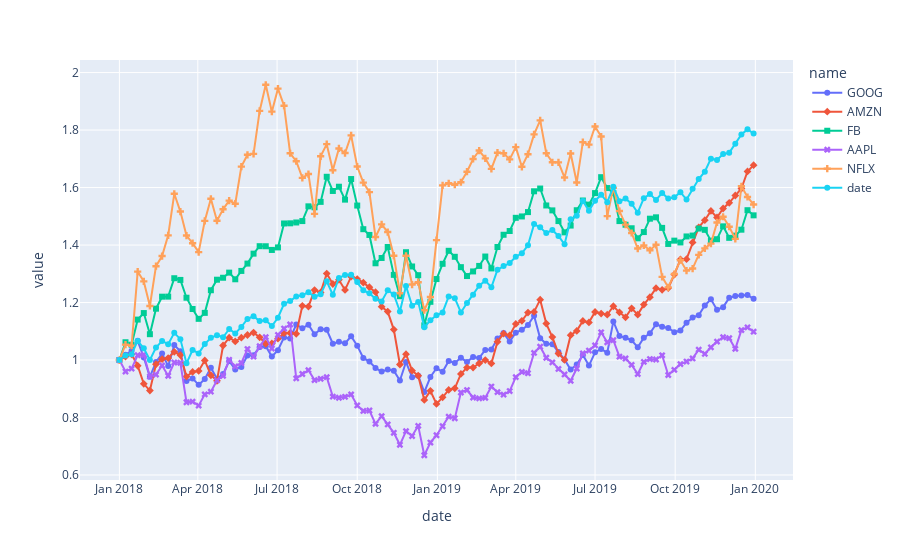

The code cell stored with this chart in its notebook:
### Code cell
# YOUR CODE HERE
stocks = px.data.stocks()
names = list(set(stocks.columns))
names = names[1:]
col = ['date', 'value', 'name']

new_data = pd.DataFrame(columns = col)

t = 0
for i in range(len(stocks.index)):
    for j in range(6):
        new_data.loc[t] = [stocks.iloc[i, 0], stocks.iloc[i, j + 1], names[j]]
        t += 1

fig = px.line(new_data, x = 'date', y = 'value', color = 'name', symbol = 'name')
fig.show()
